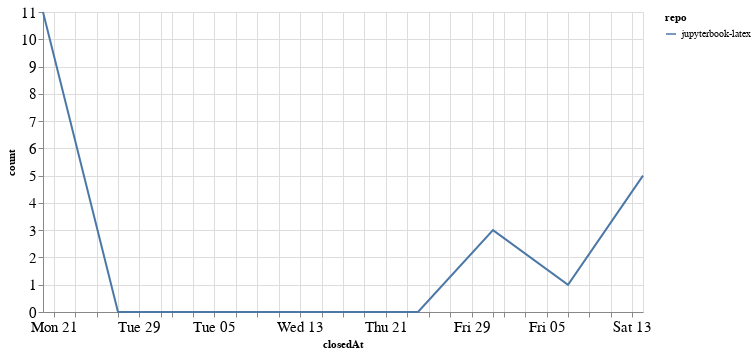

Notebook source saved alongside this figure:
### Code cell
closed_by_time = closed_by.groupby('repo').resample('W', on='closedAt').count()['author'].reset_index()
closed_by_time = closed_by_time.rename(columns={'author': 'count'})

alt.Chart(closed_by_time, width=600).mark_line().encode(
    x='closedAt',
    y='count',
    color='repo',
    tooltip="repo"
)

### Figure 1 — Vega-Lite specification as saved in the notebook (floating-point values rounded to 4 significant figures)
{"config": {"axisLeft": {"labelFontSize": 15}, "axisBottom": {"labelFontSize": 15}}, "data": {"name": "data-e96f9e146e0a2bc7605d293bcc773b7e"}, "mark": "line", "encoding": {"color": {"type": "nominal", "field": "repo"}, "tooltip": {"type": "nominal", "field": "repo"}, "x": {"type": "temporal", "field": "closedAt"}, "y": {"type": "quantitative", "field": "count"}}, "width": 600, "$schema": "https://vega.github.io/schema/vega-lite/v4.8.1.json", "datasets": {"data-e96f9e146e0a2bc7605d293bcc773b7e": [{"repo": "jupyterbook-latex", "closedAt": "2020-12-20T00:00:00", "count": 11}, {"repo": "jupyterbook-latex", "closedAt": "2020-12-27T00:00:00", "count": 0}, {"repo": "jupyterbook-latex", "closedAt": "2021-01-03T00:00:00", "count": 0}, {"repo": "jupyterbook-latex", "closedAt": "2021-01-10T00:00:00", "count": 0}, {"repo": "jupyterbook-latex", "closedAt": "2021-01-17T00:00:00", "count": 0}, {"repo": "jupyterbook-latex", "closedAt": "2021-01-24T00:00:00", "count": 0}, {"repo": "jupyterbook-latex", "closedAt": "2021-01-31T00:00:00", "count": 3}, {"repo": "jupyterbook-latex", "closedAt": "2021-02-07T00:00:00", "count": 1}, {"repo": "jupyterbook-latex", "closedAt": "2021-02-14T00:00:00", "count": 5}]}}
